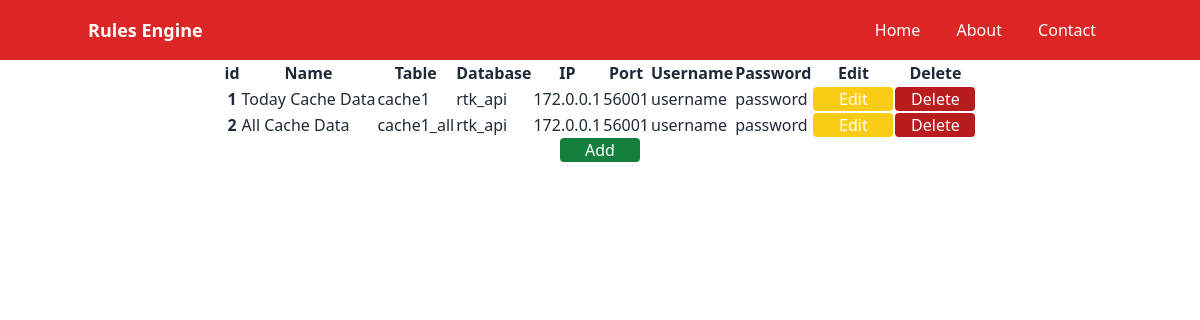
The app's page /sources with its own data.
### tables this page shows
CREATE TABLE sources 
      (
        id INTEGER PRIMARY KEY,
        name TEXT,
        table_name TEXT,
        database TEXT,
        host_ip TEXT,
        port TEXT,
        username TEXT,
        password TEXT
      );

### main.py (the view)
@app.route('/sources')
def sources():
    rows = query_db('SELECT * FROM sources')
    if type(rows) == dict:
        rows = [rows]
    return render_template('df/sources.html',rows=rows)

### utils.py (called while the page is built)
def query_db(query):
  conn = sqlite3.connect('app.db')
  return pd.read_sql(query, conn).to_dict(orient='records')

### templates/df/sources.html (shortened to what this page needs)
{% extends "header.html" %}
{% block content %}
<div class="flex mx-auto w-max bg-white">
  <table id="myTable" class="">
    <thead class="">
        <th>id</th>
        <th>Name</th>
        <th>Table</th>
        <th>Database</th>
        <th>IP</th>
        <th>Port</th>
        <th>Username</th>
        <th>Password</th>
        <th>Edit</th>
        <th>Delete</th>
    </thead>
    <tbody>
      {% for row in rows %}
        <tr class="hover hover:bg-gray-300">
          <th>{{row.id}}</th>
          <td>{{row.name}}</td>
          <td>{{row.table_name}}</td>
          <td>{{row.database}}</td>
          <td>{{row.host_ip}}</td>
          <td>{{row.port}}</td>
          <td>{{row.username}}</td>
          <td>{{row.password}}</td>
          <td>
            <button
              class="w-20 bg-yellow-400 rounded text-center text-white hover hover:bg-white hover:text-black"
              hx-get="/sources/edit/{{row.id}}"
              hx-target="#source_edit_form_{{row.id}}"
              hx-swap="innerHTML"
              onclick="edit_modal_{{row.id}}.showModal()"
            >
              Edit
            </button>
          </td>
          <td>
            <button
              class="w-20 bg-red-700 rounded text-center text-white hover hover:bg-white hover:text-black"
              onclick="delete_modal_{{row.id}}.showModal()">
              Delete
            </button>
          </td>
        </tr>
      {% endfor %}
    </tbody>
  </table>
</div>
<div
  class="mx-auto w-20 bg-green-700 rounded text-center text-white hover hover:bg-slate-700"
  hx-get="/sources/add"
  hx-target="#source_add_form"
  hx-swap="innerHTML"
  onclick="add_modal.showModal()"
>
  Add
</div>
{% endblock%}

### templates/header.html
{% extends "base.html" %}
{% block header %}
<nav class="bg-red-600 p-4">
    <div class="container mx-auto">
        <div class="flex items-center justify-between">
            <a href="/" class="text-white text-lg font-semibold">Rules Engine</a>
            <div>
                <a href="/" class="text-white px-4">Home</a>
                <a href="/about" class="text-white px-4">About</a>
                <a href="/contact" class="text-white px-4">Contact</a>
            </div>
        </div>
    </div>
</nav>
{% endblock %}

### templates/base.html (shortened to what this page needs)
<!DOCTYPE html>
<html lang="en" data-theme='light'>
<head>
    <link href="https://cdn.jsdelivr.net/npm/tailwindcss@2.2.19/dist/tailwind.min.css" rel="stylesheet">
    <link href="https://cdn.jsdelivr.net/npm/daisyui@4.12.10/dist/full.min.css" rel="stylesheet" type="text/css" />
    <link rel="stylesheet" href="https://cdn.datatables.net/2.1.4/css/dataTables.dataTables.css" />
    <script src="https://cdn.tailwindcss.com"></script>
</head>
<body>
    {% block header %}{% endblock %}
    <div>
        {% block content %}{% endblock %}
    </div>
</body>
</html>

### records on screen
sources: id "1", name "Today Cache Data", table_name "cache1", database "rtk_api", host_ip "172.0.0.1", port "56001", username "username", password "password"
sources: id "2", name "All Cache Data", table_name "cache1_all", database "rtk_api", host_ip "172.0.0.1", port "56001", username "username", password "password"
